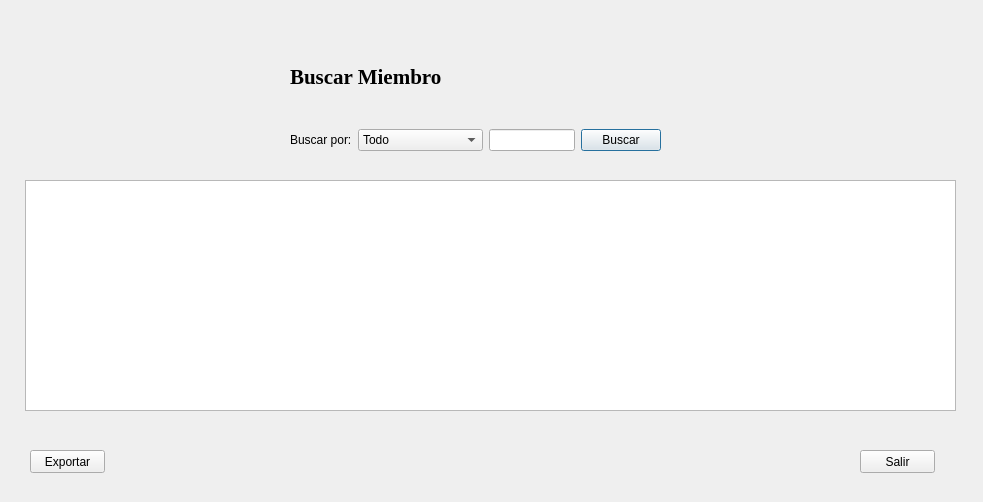
<?xml version="1.0" encoding="UTF-8"?>
<ui version="4.0">
 <class>buscarMiembro</class>
 <widget class="QDialog" name="buscarMiembro">
  <property name="geometry">
   <rect>
    <x>0</x>
    <y>0</y>
    <width>983</width>
    <height>502</height>
   </rect>
  </property>
  <property name="windowTitle">
   <string>Buscar Miembro</string>
  </property>
  <widget class="QWidget" name="verticalLayoutWidget">
   <property name="geometry">
    <rect>
     <x>290</x>
     <y>30</y>
     <width>371</width>
     <height>121</height>
    </rect>
   </property>
   <layout class="QVBoxLayout" name="verticalLayout">
    <item>
     <widget class="QLabel" name="label">
      <property name="font">
       <font>
        <family>Times New Roman</family>
        <pointsize>16</pointsize>
        <weight>75</weight>
        <bold>true</bold>
       </font>
      </property>
      <property name="text">
       <string>Buscar Miembro</string>
      </property>
     </widget>
    </item>
    <item>
     <layout class="QHBoxLayout" name="horizontalLayout">
      <item>
       <widget class="QLabel" name="label_2">
        <property name="text">
         <string>Buscar por:</string>
        </property>
       </widget>
      </item>
      <item>
       <widget class="QComboBox" name="Optioncombo">
        <item>
         <property name="text">
          <string>Todo</string>
         </property>
        </item>
        <item>
         <property name="text">
          <string>Nombre</string>
         </property>
        </item>
        <item>
         <property name="text">
          <string>Apellido Paterno</string>
         </property>
        </item>
        <item>
         <property name="text">
          <string>Apellido Materno</string>
         </property>
        </item>
        <item>
         <property name="text">
          <string>Grado de Estudio</string>
         </property>
        </item>
        <item>
         <property name="text">
          <string>Ocupacion</string>
         </property>
        </item>
        <item>
         <property name="text">
          <string>Estado Civil</string>
         </property>
        </item>
        <item>
         <property name="text">
          <string>Numero</string>
         </property>
        </item>
       </widget>
      </item>
      <item>
       <widget class="QLineEdit" name="inputTxt"/>
      </item>
      <item>
       <widget class="QPushButton" name="searchButton">
        <property name="text">
         <string>Buscar</string>
        </property>
       </widget>
      </item>
     </layout>
    </item>
   </layout>
  </widget>
  <widget class="QTableWidget" name="resultadotableWidget">
   <property name="geometry">
    <rect>
     <x>25</x>
     <y>180</y>
     <width>931</width>
     <height>231</height>
    </rect>
   </property>
  </widget>
  <widget class="QPushButton" name="exportButton">
   <property name="geometry">
    <rect>
     <x>30</x>
     <y>450</y>
     <width>75</width>
     <height>23</height>
    </rect>
   </property>
   <property name="text">
    <string>Exportar</string>
   </property>
  </widget>
  <widget class="QPushButton" name="cancelButton">
   <property name="geometry">
    <rect>
     <x>860</x>
     <y>450</y>
     <width>75</width>
     <height>23</height>
    </rect>
   </property>
   <property name="text">
    <string>Salir</string>
   </property>
  </widget>
 </widget>
 <resources/>
 <connections/>
</ui>
